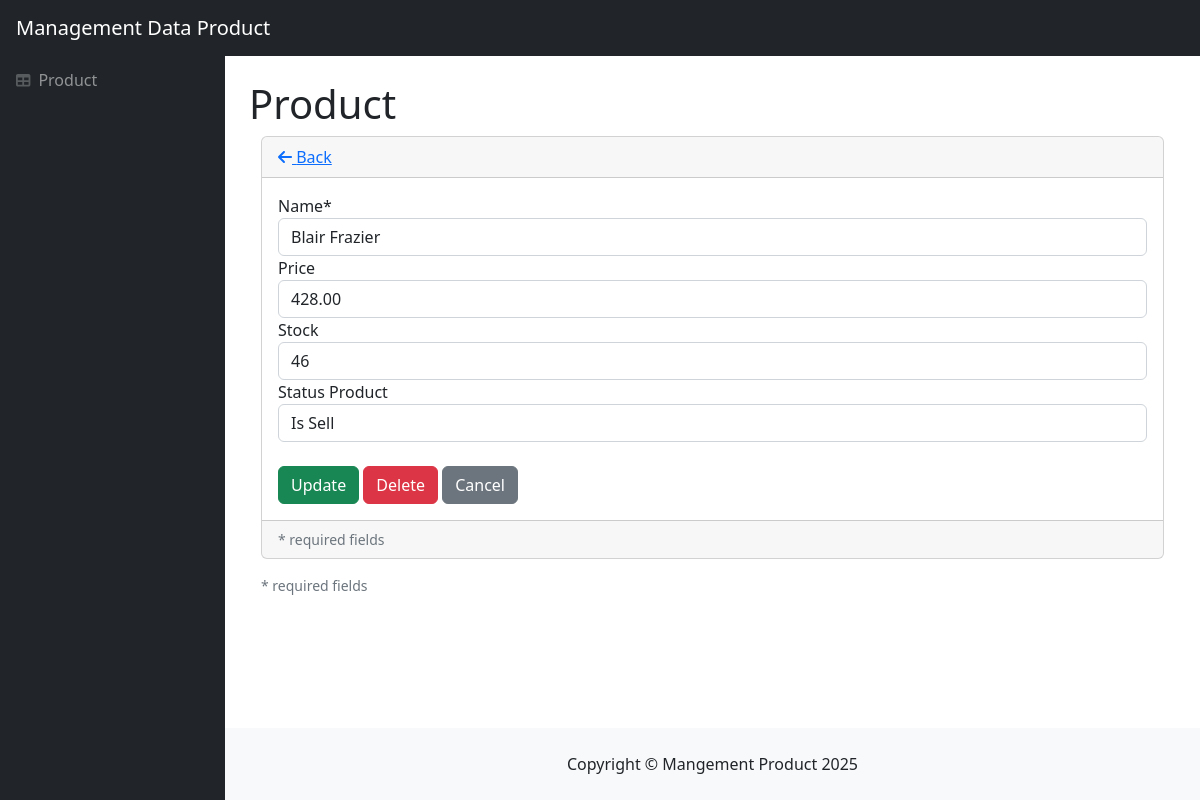
The page /index.php/admin/products/edit/103 on the database its author committed.
### tables this page shows
CREATE TABLE `products` (
  `id` int(11) NOT NULL,
  `name` varchar(255) NOT NULL,
  `price` decimal(10,2) NOT NULL,
  `stock` int(11) NOT NULL,
  `is_sell` tinyint(1) NOT NULL,
  `created_at` timestamp NOT NULL DEFAULT current_timestamp(),
  `updated_at` timestamp NOT NULL DEFAULT current_timestamp()
);

### application/controllers/admin/Products.php (called while the page is built, shortened)
<?php
class Products extends CI_Controller
{
	public function __construct()
	{
		$this->load->model("product_model");
		$this->load->library('form_validation');
	}
	public function edit($id = null)
	{
		$product = $this->product_model;
		$data["product"] = $product->getById($id);
		$this->load->view("admin/product/edit_form", $data);
	}
}

### index.php (called while the page is built, shortened)
<?php
require_once BASEPATH.'core/CodeIgniter.php';

### application/models/Product_model.php (called while the page is built, shortened)
<?php defined('BASEPATH') or exit('No direct script access allowed');
class Product_model extends CI_Model
{
	private $_table = "products";
	public function getById($id)
	{
		return $this->db->get_where($this->_table, ["id" => $id])->row();
	}
}

### application/views/admin/product/edit_form.php (the view, shortened to what this page needs)
<!DOCTYPE html>
<html lang="en">
<head>
</head>
<body class="sb-nav-fixed">
	<div id="layoutSidenav">
		<div id="layoutSidenav_nav">
			<nav class="sb-sidenav accordion sb-sidenav-dark" id="sidenavAccordion">
			</nav>
		</div>
		<div id="layoutSidenav_content">
			<main>
				<div class="container-fluid px-4">
					<h1 class="mt-4">Product</h1>
					<div id="content-wrapper">
						<div class="container-fluid">
							<div class="card mb-3">
								<div class="card-header">
									<a href="<?php echo site_url('admin/products/') ?>"><i class="fas fa-arrow-left"></i> Back</a>
								</div>
								<div class="card-body">
									<form action="" method="post" enctype="multipart/form-data">
										<div class="form-group">
											<label for="name">Name*</label>
											<input class="form-control <?php echo form_error('name') ? 'is-invalid' : '' ?>"
												type="text" name="name" placeholder="Product name" value="<?php echo $product->name ?>" />
										</div>
										<div class="form-group">
											<label for="price">Price</label>
											<input class="form-control <?php echo form_error('price') ? 'is-invalid' : '' ?>"
												type="number" name="price" min="0" placeholder="Product price" value="<?php echo $product->price ?>" />
										</div>
										<div class="form-group">
											<label for="price">Stock</label>
											<input class="form-control <?php echo form_error('stock') ? 'is-invalid' : '' ?>"
												type="number" name="stock" min="0" placeholder="Product stock" value="<?php echo $product->stock ?>" />
										</div>
										<div class="form-group">
											<label for="price">Status Product</label>
											<select class="form-control <?php echo form_error('is_sell') ? 'is-invalid' : '' ?>" name="is_sell">
												<option value="<?php echo $product->is_sell ?>"><?php echo $product->is_sell == 1 ? 'Is Sell' : 'Not For Sell' ?></option">
											</select>
										</div>
										<br>
										<input class="btn btn-success" type="submit" name="btn" value="Update" />
										<button onclick="deleteProduct('<?php echo $product->id ?>')" class="btn btn-danger" type="reset">Delete</button>
										<button onclick="window.history.go(-1); return false;" class="btn btn-secondary" type="reset">Cancel</button>
									</form>
								</div>
								<div class="card-footer small text-muted">
									* required fields
								</div>
							</div>
							<div class="card-footer small text-muted">
								* required fields
							</div>
						</div>
					</div>
			</main>
			<footer class="py-4 bg-light mt-auto">
			</footer>
		</div>
	</div>
</body>
</html>

### rows shown on the page
products: name "Blair Frazier", price "428.00", stock "46", is_sell "Is Sell"

### other values the page prints
SITE_NAME "Mangement Product"
Date('Y') "2025"
